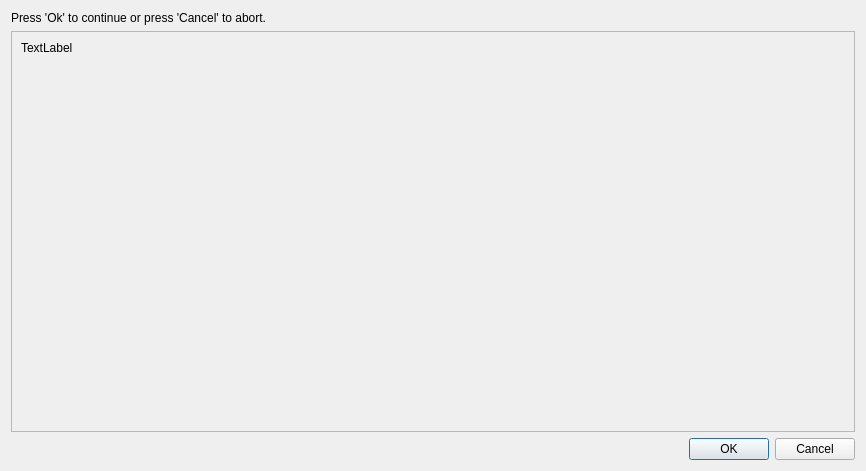
<?xml version="1.0" encoding="UTF-8"?>
<ui version="4.0">
 <class>Dialog</class>
 <widget class="QDialog" name="Dialog">
  <property name="geometry">
   <rect>
    <x>0</x>
    <y>0</y>
    <width>866</width>
    <height>471</height>
   </rect>
  </property>
  <property name="windowTitle">
   <string>Dialog</string>
  </property>
  <layout class="QVBoxLayout" name="verticalLayout_2">
   <item>
    <widget class="QLabel" name="label">
     <property name="text">
      <string>Press 'Ok' to continue or press 'Cancel' to abort.</string>
     </property>
    </widget>
   </item>
   <item>
    <layout class="QVBoxLayout" name="verticalLayout">
     <item>
      <widget class="QScrollArea" name="scrollArea">
       <property name="widgetResizable">
        <bool>true</bool>
       </property>
       <widget class="QWidget" name="scrollAreaWidgetContents">
        <property name="geometry">
         <rect>
          <x>0</x>
          <y>0</y>
          <width>844</width>
          <height>397</height>
         </rect>
        </property>
        <layout class="QVBoxLayout" name="verticalLayout_3">
         <item>
          <widget class="QLabel" name="label_message">
           <property name="text">
            <string>TextLabel</string>
           </property>
           <property name="alignment">
            <set>Qt::AlignmentFlag::AlignLeading|Qt::AlignmentFlag::AlignLeft|Qt::AlignmentFlag::AlignTop</set>
           </property>
           <property name="wordWrap">
            <bool>true</bool>
           </property>
           <property name="textInteractionFlags">
            <set>Qt::TextInteractionFlag::LinksAccessibleByMouse|Qt::TextInteractionFlag::TextSelectableByMouse</set>
           </property>
          </widget>
         </item>
        </layout>
       </widget>
      </widget>
     </item>
    </layout>
   </item>
   <item>
    <widget class="QDialogButtonBox" name="buttonBox">
     <property name="orientation">
      <enum>Qt::Orientation::Horizontal</enum>
     </property>
     <property name="standardButtons">
      <set>QDialogButtonBox::StandardButton::Cancel|QDialogButtonBox::StandardButton::Ok</set>
     </property>
    </widget>
   </item>
  </layout>
 </widget>
 <resources/>
 <connections>
  <connection>
   <sender>buttonBox</sender>
   <signal>accepted()</signal>
   <receiver>Dialog</receiver>
   <slot>accept()</slot>
   <hints>
    <hint type="sourcelabel">
     <x>248</x>
     <y>254</y>
    </hint>
    <hint type="destinationlabel">
     <x>157</x>
     <y>274</y>
    </hint>
   </hints>
  </connection>
  <connection>
   <sender>buttonBox</sender>
   <signal>rejected()</signal>
   <receiver>Dialog</receiver>
   <slot>reject()</slot>
   <hints>
    <hint type="sourcelabel">
     <x>316</x>
     <y>260</y>
    </hint>
    <hint type="destinationlabel">
     <x>286</x>
     <y>274</y>
    </hint>
   </hints>
  </connection>
 </connections>
</ui>
